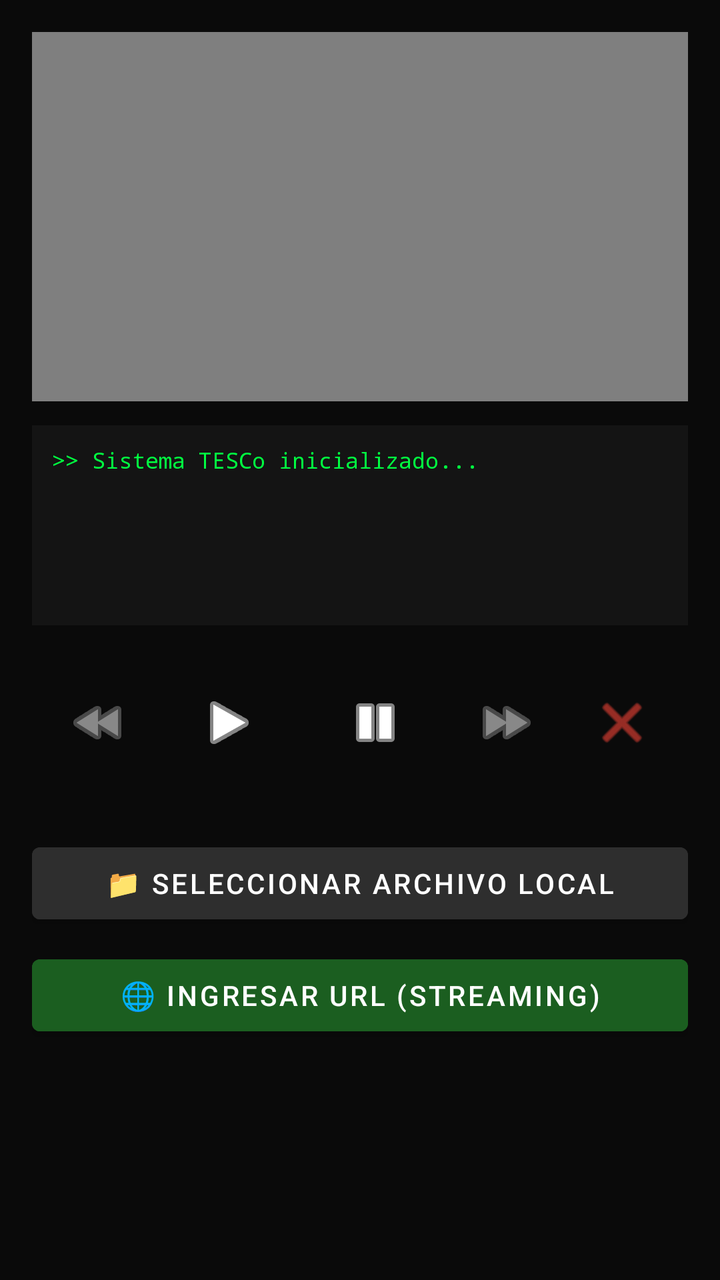
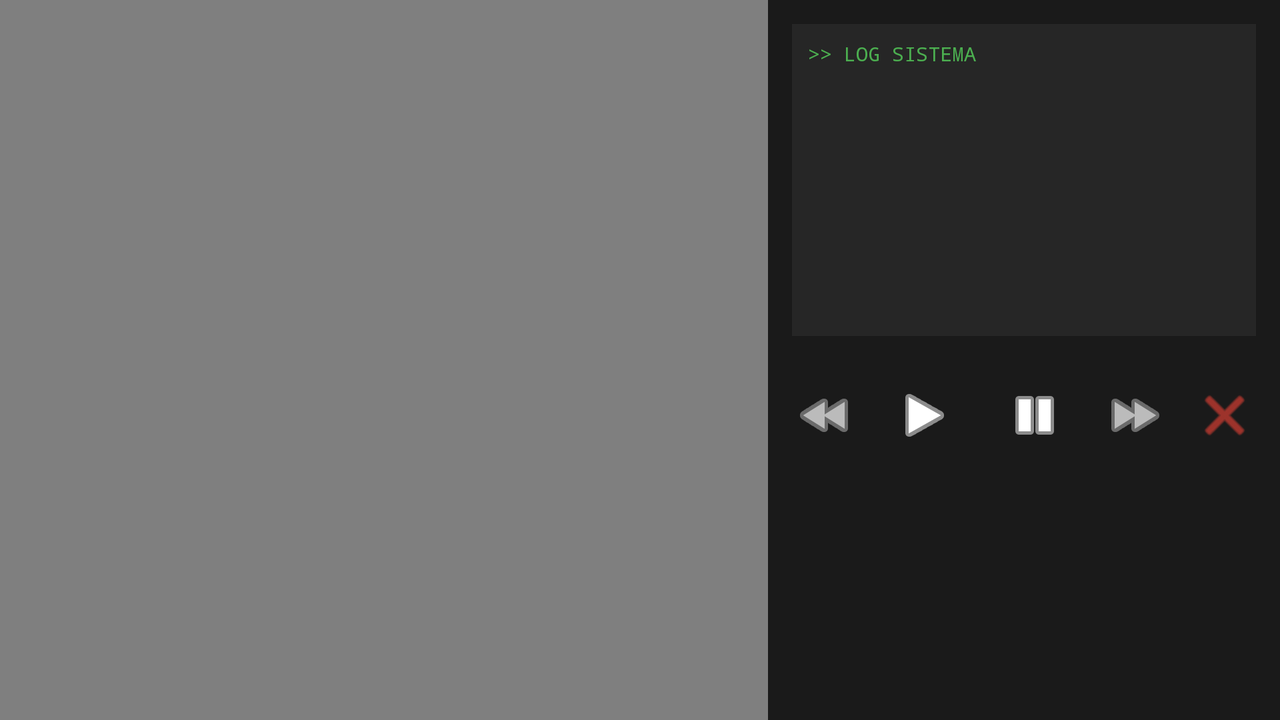

Two renders of one Android screen. The first uses the default layout on a phone; the second uses the alternative layout the repository ships for a different screen configuration, on a matching device. The two XML files are below.
<!-- AndroidManifest.xml: application theme Theme.PracticasOctavo -->
<!-- res/layout/activity_multimedia_player.xml -->
<?xml version="1.0" encoding="utf-8"?>
<androidx.constraintlayout.widget.ConstraintLayout xmlns:android="http://schemas.android.com/apk/res/android"
    xmlns:app="http://schemas.android.com/apk/res-auto"
    android:layout_width="match_parent"
    android:layout_height="match_parent"
    android:background="#0A0A0A"
    android:padding="16dp">

    <VideoView
        android:id="@+id/videoView"
        android:layout_width="0dp"
        android:layout_height="0dp"
        app:layout_constraintDimensionRatio="16:9"
        app:layout_constraintEnd_toEndOf="parent"
        app:layout_constraintStart_toStartOf="parent"
        app:layout_constraintTop_toTopOf="parent" />

    <TextView
        android:id="@+id/txtEstado"
        android:layout_width="0dp"
        android:layout_height="100dp"
        android:layout_marginTop="12dp"
        android:background="#141414"
        android:fontFamily="monospace"
        android:padding="10dp"
        android:scrollbars="vertical"
        android:text=">> Sistema TESCo inicializado..."
        android:textColor="#00FF41"
        android:textSize="11sp"
        app:layout_constraintEnd_toEndOf="parent"
        app:layout_constraintStart_toStartOf="parent"
        app:layout_constraintTop_toBottomOf="@id/videoView" />

    <androidx.constraintlayout.widget.ConstraintLayout
        android:id="@+id/layoutBotones"
        android:layout_width="0dp"
        android:layout_height="wrap_content"
        android:layout_marginTop="16dp"
        app:layout_constraintEnd_toEndOf="parent"
        app:layout_constraintStart_toStartOf="parent"
        app:layout_constraintTop_toBottomOf="@id/txtEstado">

        <ImageButton
            android:id="@+id/btnRewind"
            android:layout_width="50dp"
            android:layout_height="50dp"
            android:background="?attr/selectableItemBackgroundBorderless"
            android:src="@android:drawable/ic_media_rew"
            app:layout_constraintBottom_toBottomOf="parent"
            app:layout_constraintEnd_toStartOf="@+id/btnPlay"
            app:layout_constraintStart_toStartOf="parent"
            app:layout_constraintTop_toTopOf="parent"
            app:tint="#888888" />

        <ImageButton
            android:id="@+id/btnPlay"
            android:layout_width="65dp"
            android:layout_height="65dp"
            android:background="?attr/selectableItemBackgroundBorderless"
            android:src="@android:drawable/ic_media_play"
            app:layout_constraintBottom_toBottomOf="parent"
            app:layout_constraintEnd_toStartOf="@+id/btnPause"
            app:layout_constraintStart_toEndOf="@id/btnRewind"
            app:layout_constraintTop_toTopOf="parent"
            app:tint="#FFFFFF" />

        <ImageButton
            android:id="@+id/btnPause"
            android:layout_width="65dp"
            android:layout_height="65dp"
            android:background="?attr/selectableItemBackgroundBorderless"
            android:src="@android:drawable/ic_media_pause"
            app:layout_constraintBottom_toBottomOf="parent"
            app:layout_constraintEnd_toStartOf="@+id/btnForward"
            app:layout_constraintStart_toEndOf="@id/btnPlay"
            app:layout_constraintTop_toTopOf="parent"
            app:tint="#FFFFFF" />

        <ImageButton
            android:id="@+id/btnForward"
            android:layout_width="50dp"
            android:layout_height="50dp"
            android:background="?attr/selectableItemBackgroundBorderless"
            android:src="@android:drawable/ic_media_ff"
            app:layout_constraintBottom_toBottomOf="parent"
            app:layout_constraintEnd_toStartOf="@+id/btnStop"
            app:layout_constraintStart_toEndOf="@id/btnPause"
            app:layout_constraintTop_toTopOf="parent"
            app:tint="#888888" />

        <ImageButton
            android:id="@+id/btnStop"
            android:layout_width="50dp"
            android:layout_height="50dp"
            android:background="?attr/selectableItemBackgroundBorderless"
            android:src="@android:drawable/ic_menu_close_clear_cancel"
            app:layout_constraintBottom_toBottomOf="parent"
            app:layout_constraintEnd_toEndOf="parent"
            app:layout_constraintStart_toEndOf="@id/btnForward"
            app:layout_constraintTop_toTopOf="parent"
            app:tint="#F44336" />
    </androidx.constraintlayout.widget.ConstraintLayout>

    <Button
        android:id="@+id/btnFiles"
        android:layout_width="0dp"
        android:layout_height="wrap_content"
        android:layout_marginTop="24dp"
        android:backgroundTint="#2E2E2E"
        android:text="📁 Seleccionar Archivo Local"
        android:textColor="#FFFFFF"
        app:layout_constraintEnd_toEndOf="parent"
        app:layout_constraintStart_toStartOf="parent"
        app:layout_constraintTop_toBottomOf="@id/layoutBotones" />

    <Button
        android:id="@+id/btnModoWeb"
        android:layout_width="0dp"
        android:layout_height="wrap_content"
        android:layout_marginTop="8dp"
        android:backgroundTint="#1B5E20"
        android:text="🌐 Ingresar URL (Streaming)"
        android:textColor="#FFFFFF"
        app:layout_constraintEnd_toEndOf="parent"
        app:layout_constraintStart_toStartOf="parent"
        app:layout_constraintTop_toBottomOf="@id/btnFiles" />

    <EditText
        android:id="@+id/editUrlNube"
        android:layout_width="0dp"
        android:layout_height="wrap_content"
        android:layout_marginTop="8dp"
        android:backgroundTint="#4CAF50"
        android:hint="https://ejemplo.com/video.mp4"
        android:textColor="#FFFFFF"
        android:textColorHint="#55FFFFFF"
        android:visibility="gone"
        app:layout_constraintEnd_toEndOf="parent"
        app:layout_constraintStart_toStartOf="parent"
        app:layout_constraintTop_toBottomOf="@id/btnModoWeb" />

</androidx.constraintlayout.widget.ConstraintLayout>
<!-- resources referenced by this layout -->
<resources>
  <style name="Theme.PracticasOctavo" parent="Theme.MaterialComponents.DayNight.NoActionBar">
          
          
      </style>
</resources>
<!-- res/layout-land/activity_multimedia_player.xml (the repository's variant of the layout above) -->
<!-- drawn on the phone turned sideways -->
<?xml version="1.0" encoding="utf-8"?>
<androidx.constraintlayout.widget.ConstraintLayout xmlns:android="http://schemas.android.com/apk/res/android"
    xmlns:app="http://schemas.android.com/apk/res-auto"
    xmlns:tools="http://schemas.android.com/tools"
    android:layout_width="match_parent"
    android:layout_height="match_parent"
    android:background="#000000"> <VideoView
    android:id="@+id/videoView"
    android:layout_width="0dp"
    android:layout_height="0dp"
    app:layout_constraintBottom_toBottomOf="parent"
    app:layout_constraintEnd_toStartOf="@+id/layoutControlesFlotantes"
    app:layout_constraintHorizontal_weight="6"
    app:layout_constraintStart_toStartOf="parent"
    app:layout_constraintTop_toTopOf="parent" />

    <androidx.constraintlayout.widget.ConstraintLayout
        android:id="@+id/layoutControlesFlotantes"
        android:layout_width="0dp"
        android:layout_height="match_parent"
        android:background="#1A1A1A"
        android:padding="12dp"
        app:layout_constraintBottom_toBottomOf="parent"
        app:layout_constraintEnd_toEndOf="parent"
        app:layout_constraintHorizontal_weight="4"
        app:layout_constraintStart_toEndOf="@id/videoView"
        app:layout_constraintTop_toTopOf="parent">

        <TextView
            android:id="@+id/txtEstado"
            android:layout_width="match_parent"
            android:layout_height="0dp"
            android:layout_marginBottom="12dp"
            android:background="#262626"
            android:fontFamily="monospace"
            android:padding="8dp"
            android:text=">> LOG SISTEMA"
            android:textColor="#4CAF50"
            android:textSize="10sp"
            app:layout_constraintBottom_toTopOf="@+id/guidelineCenter"
            app:layout_constraintTop_toTopOf="parent" />

        <androidx.constraintlayout.widget.Guideline
            android:id="@+id/guidelineCenter"
            android:layout_width="wrap_content"
            android:layout_height="wrap_content"
            android:orientation="horizontal"
            app:layout_constraintGuide_percent="0.5" />

        <LinearLayout
            android:id="@+id/linearControles"
            android:layout_width="match_parent"
            android:layout_height="wrap_content"
            android:gravity="center"
            android:orientation="horizontal"
            app:layout_constraintTop_toBottomOf="@id/guidelineCenter"
            tools:layout_editor_absoluteX="12dp">

            <ImageButton
                android:id="@+id/btnRewind"
                android:layout_width="45dp"
                android:layout_height="45dp"
                android:background="?attr/selectableItemBackgroundBorderless"
                android:src="@android:drawable/ic_media_rew"
                app:tint="#BBBBBB" />

            <ImageButton
                android:id="@+id/btnPlay"
                android:layout_width="55dp"
                android:layout_height="55dp"
                android:background="?attr/selectableItemBackgroundBorderless"
                android:src="@android:drawable/ic_media_play"
                app:tint="#FFFFFF" />

            <ImageButton
                android:id="@+id/btnPause"
                android:layout_width="55dp"
                android:layout_height="55dp"
                android:background="?attr/selectableItemBackgroundBorderless"
                android:src="@android:drawable/ic_media_pause"
                app:tint="#FFFFFF" />

            <ImageButton
                android:id="@+id/btnForward"
                android:layout_width="45dp"
                android:layout_height="45dp"
                android:background="?attr/selectableItemBackgroundBorderless"
                android:src="@android:drawable/ic_media_ff"
                app:tint="#BBBBBB" />

            <ImageButton
                android:id="@+id/btnStop"
                android:layout_width="45dp"
                android:layout_height="45dp"
                android:background="?attr/selectableItemBackgroundBorderless"
                android:src="@android:drawable/ic_menu_close_clear_cancel"
                app:tint="#F44336" />
        </LinearLayout>

        <Button android:id="@+id/btnFiles" android:layout_width="1dp" android:layout_height="1dp" android:visibility="gone" app:layout_constraintStart_toStartOf="parent" app:layout_constraintTop_toTopOf="parent" />
        <Button android:id="@+id/btnModoWeb" android:layout_width="1dp" android:layout_height="1dp" android:visibility="gone" app:layout_constraintStart_toStartOf="parent" app:layout_constraintTop_toTopOf="parent" />
        <EditText android:id="@+id/editUrlNube" android:layout_width="1dp" android:layout_height="1dp" android:visibility="gone" app:layout_constraintStart_toStartOf="parent" app:layout_constraintTop_toTopOf="parent" />

    </androidx.constraintlayout.widget.ConstraintLayout>
</androidx.constraintlayout.widget.ConstraintLayout>
